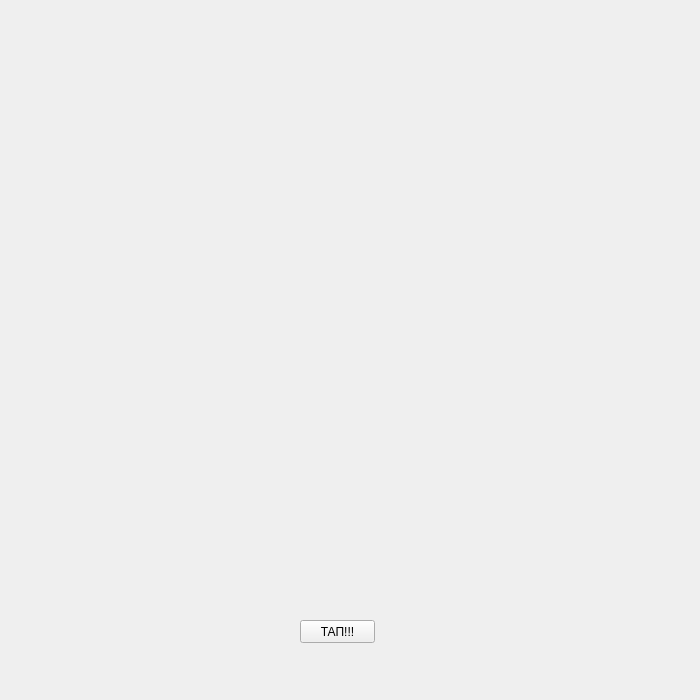
<?xml version="1.0" encoding="UTF-8"?>
<ui version="4.0">
 <class>Form</class>
 <widget class="QWidget" name="Form">
  <property name="geometry">
   <rect>
    <x>0</x>
    <y>0</y>
    <width>700</width>
    <height>700</height>
   </rect>
  </property>
  <property name="windowTitle">
   <string>Form</string>
  </property>
  <widget class="QPushButton" name="pushButton">
   <property name="geometry">
    <rect>
     <x>300</x>
     <y>620</y>
     <width>75</width>
     <height>23</height>
    </rect>
   </property>
   <property name="text">
    <string>ТАП!!!</string>
   </property>
  </widget>
 </widget>
 <resources/>
 <connections/>
</ui>
